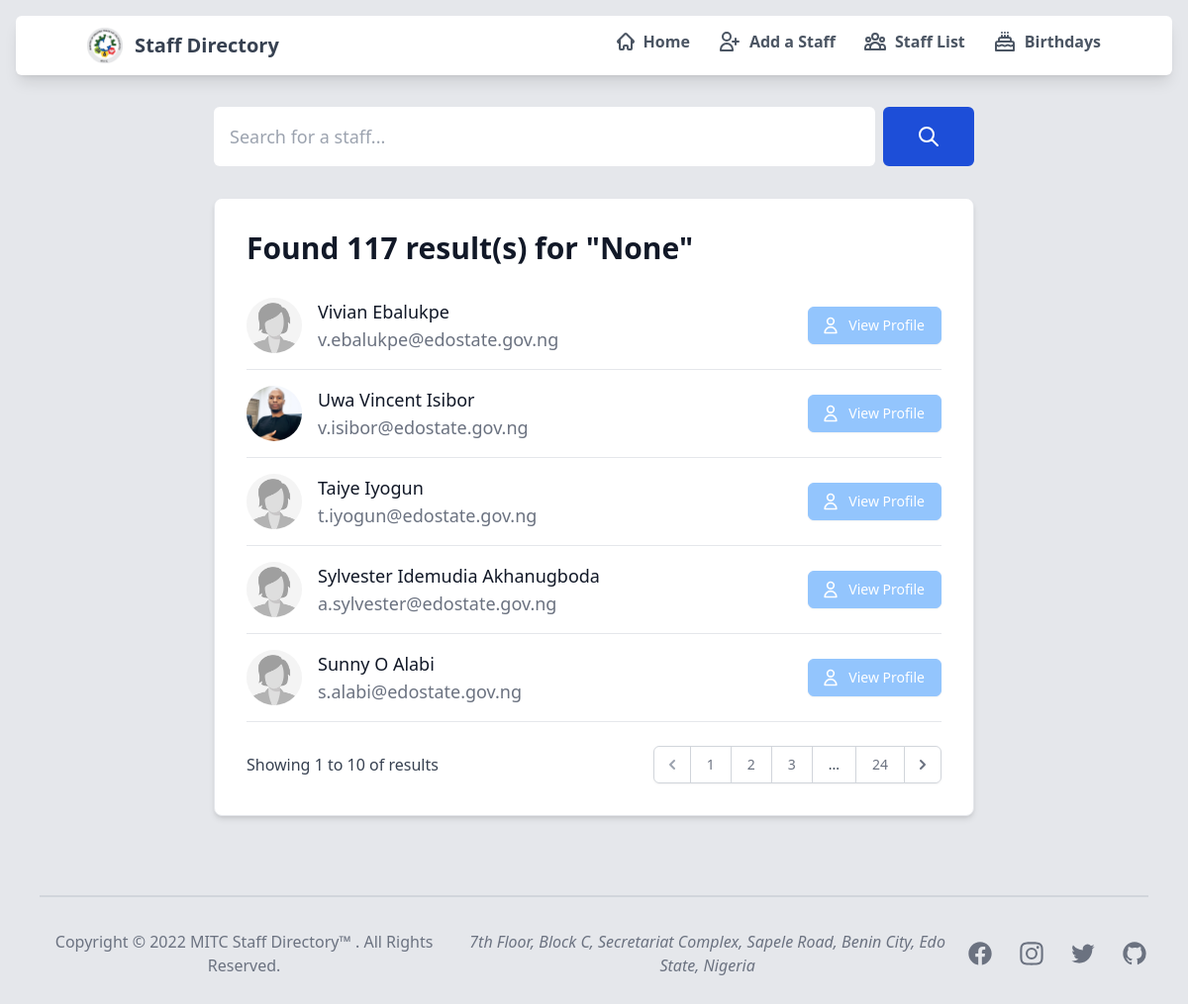
The app's page /search/ with its own data.
### sendmail/models.py (models this page shows, shortened)
class staffDetails(models.Model):
    first_name = models.CharField('First Name', max_length=20, null=False)
    middle_name = models.CharField('Middle Name', max_length=20, null=True, blank=True)
    last_name = models.CharField('Last Name', max_length=20, null=False)
    phone_number = PhoneNumberField('Phone Number', default='0800 000 0000')
    email = models.EmailField('Official Email', max_length = 254, null=False)
    cadre = models.CharField('Cadre', max_length=50, null=False)
    department = models.CharField('Department', max_length=100, null=False, default='Admin Dept (default)')
    level = models.IntegerField('Level', null=False)
    step = models.IntegerField('Step', null=False)
    staff_image = models.ImageField(
        verbose_name="Profile Picture",
        upload_to='staffimages',
        default='staffimages/default.jpg'
    )
    GENDER = (
        (1, 'Male'),
        (2, 'Female'),
        (3, 'Prefer not to say')
    )
    gender = models.IntegerField('Gender', choices=GENDER, default=2)
    MONTHS = (
        (1, 'January'),
        (2, 'February'),
        (3, 'March'),
        (4, 'April'),
        (5, 'May'),
        (6, 'June'),
        (7, 'July'),
        (8, 'August'),
        (9, 'September'),
        (10, 'October'),
        (11, 'November'),
        (12, 'December')
    )
    birth_month = models.IntegerField('Birth Month', choices=MONTHS, default=1)
    birth_day = models.IntegerField('Birth Day', null=False)
    class Meta:
        db_table = 'sendmail_staffdetails'

### sendmail/views.py (the view)
# urls.py: re_path(r'^search/$', views.searchQueryView.as_view(), name='searchresult')
class searchQueryView(ListView):
    model = staffDetails
    template_name = 'searchresult.html'
    context_object_name = 'searchresult'
    paginate_by = 5
    def get_queryset(self, query=None):
        query = ''
        if self.request.GET.get("q"):
            query = self.request.GET.get("q", None)
        queryset = []
        queries = query.split(" ")
        for q in queries:
            results = staffDetails.objects.filter(
                   Q(first_name__icontains=q) |
                    Q(middle_name__icontains=q) |
                    Q(last_name__icontains=q)
                ).distinct()
            for result in results:
                queryset.append(result)
        return sorted(list(set(queryset)), key=attrgetter('first_name'), reverse=True)
    def get_context_data(self, **kwargs):
        context = super(searchQueryView, self).get_context_data(**kwargs)
        context['query'] = str(self.request.GET.get("q"))
        context['count_query'] = len(self.get_queryset())
        return context

### sendmail/templates/searchresult.html (shortened to what this page needs)
{% extends "base.html" %}
{% load widget_tweaks %}
{% load static %}
{% block content %}
    <div class="max-w-3xl rounded-lg mx-auto mt-8 mb-8">
        <form action="{% url 'searchresult' %}" class="flex items-center" method="GET">
            <div class="relative w-full">
                <input type="text" id="simple-search" name="q"
                        class="bg-white block font-medium border border-none text-gray-900 text-lg rounded-md
                                border-blue-600 focus:ring-blue-700 focus:border-blue-700 block w-full p-4
                                focus:ring-2 focus:outline-none focus:ring-offset-2
                                dark:bg-gray-700 dark:border-gray-600 dark:placeholder-gray-400
                                dark:text-white dark:focus:ring-blue-500 dark:focus:border-blue-500"
                    placeholder="Search for a staff..." required>
            </div>
            <button type="submit" class="px-8 py-4 ml-2 text-md font-medium text-white bg-blue-700 rounded-md border
                                        border-2 border-blue-700 hover:border-blue-800 hover:bg-blue-800 focus:ring-4 focus:outline-none focus:ring-blue-300
                                        dark:bg-blue-600 dark:hover:bg-blue-700 dark:focus:ring-blue-800">
                <svg class="w-6 h-6" fill="none" stroke="currentColor" viewBox="0 0 24 24"
                    xmlns="http://www.w3.org/2000/svg">
                    <path stroke-linecap="round" stroke-linejoin="round" stroke-width="2"
                        d="M21 21l-6-6m2-5a7 7 0 11-14 0 7 7 0 0114 0z"></path>
                </svg>
            </button>
        </form>
    </div>
    <div class="p-6 md:p-8 mb-20 md:mb-20 md:pb-4 max-w-3xl bg-white rounded-lg border mx-auto shadow-md min-h-full justify-center">
        <div class="flex justify-between items-center mb-4">
            <h5 class="text-2xl md:text-3xl font-bold text-gray-900 dark:text-white">
                Found {{ count_query }} result(s) for "{{ query }}"
            </h5>
        </div>
        <div class="flow-root">
            <ul role="list" class="divide-y divide-gray-200 dark:divide-gray-700">
                {% if searchresult %}
                    {% for staff in searchresult %}
                        <li class="py-3 sm:py-4">
                            <div class="flex items-center space-x-4">
                                <div class="flex-shrink-0">
                                    <img class="w-14 h-14 rounded-full" src="{{ staff.staff_image.url }}"
                                        alt="{{ staff.first_name }}'s' image">
                                </div>
                                <div class="flex-1 min-w-0">
                                    <p class="text-lg font-medium text-gray-900 truncate dark:text-white">
                                        {{ staff.first_name.title }}
                                        {% if staff.middle_name.title %}
                                            {{ staff.middle_name.title }}
                                            {% else %}
                                                <span></span>
                                        {% endif %}
                                        {{ staff.last_name.title }}
                                    </p>
                                    <p class="text-lg text-gray-500 truncate dark:text-gray-400">
                                        {{ staff.email }}
                                    </p>
                                </div>
                                <div class="inline-flex items-center text-base font-semibold text-gray-900 dark:text-white">
                                    <a href="{% url 'staffdetails' staff.id %}">
                                        <button type="button" class="inline-flex items-center px-4 py-2 border border-blue-300 rounded-md shadow-sm
                                                                    text-sm font-medium text-white bg-blue-300 hover:bg-blue-400 focus:outline-none
                                                                    focus:ring-2 focus:ring-offset-2 focus:ring-blue-400 hover:border-blue-400 focus:z-10">
                                            <svg xmlns="http://www.w3.org/2000/svg" class="-ml-1 mr-2 h-5 w-5" fill="none" viewBox="0 0 24 24" stroke="currentColor"
                                                stroke-width="2">
                                                <path stroke-linecap="round" stroke-linejoin="round"
                                                    d="M16 7a4 4 0 11-8 0 4 4 0 018 0zM12 14a7 7 0 00-7 7h14a7 7 0 00-7-7z" />
                                            </svg>
                                            View Profile
                                        </button>
                                    </a>
                                </div>
                            </div>
                        </li>
                    {% endfor %}
                    {% else %}
                        <div class="flex items-center justify-center">
                            <h5 class="text-2xl font-medium text-gray-900 py-6 dark:text-white">
                                No Record found
                            </h5>
                        </div>
                {% endif %}
            </ul>
        </div>
        {% include 'snippets/pagination_searchresult.html' with searchresult=page_obj %}
    </div>
{% endblock %}

### records on screen
staffDetails: staff_image (placeholder picture), first_name "Vivian", last_name "Ebalukpe", email "v.ebalukpe@edostate.gov.ng"
staffDetails: staff_image (picture), first_name "Uwa", middle_name "Vincent", last_name "Isibor", email "v.isibor@edostate.gov.ng"
staffDetails: staff_image (placeholder picture), first_name "Taiye", last_name "Iyogun", email "t.iyogun@edostate.gov.ng"
staffDetails: staff_image (placeholder picture), first_name "Sylvester", middle_name "Idemudia", last_name "Akhanugboda", email "a.sylvester@edostate.gov.ng"
staffDetails: staff_image (placeholder picture), first_name "Sunny", middle_name "O", last_name "Alabi", email "s.alabi@edostate.gov.ng"

### other values on screen
{{ count_query }} "117"
{{ query }} "None"
{{ num }} "1"
{{ num }} "2" "3"
{{ page_obj.paginator.num_pages }} "24"
